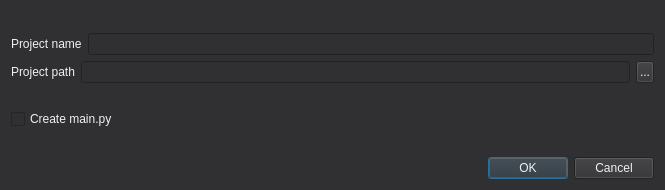
<?xml version="1.0" encoding="UTF-8"?>
<ui version="4.0">
 <class>CreateProjectDialog</class>
 <widget class="QDialog" name="CreateProjectDialog">
  <property name="geometry">
   <rect>
    <x>0</x>
    <y>0</y>
    <width>665</width>
    <height>190</height>
   </rect>
  </property>
  <property name="windowTitle">
   <string>Create Project</string>
  </property>
  <property name="styleSheet">
   <string notr="true">color: #f0f0f0;
background-color: #303032;</string>
  </property>
  <layout class="QVBoxLayout" name="verticalLayout">
   <item>
    <spacer name="topVerticalSpacer">
     <property name="orientation">
      <enum>Qt::Vertical</enum>
     </property>
     <property name="sizeHint" stdset="0">
      <size>
       <width>20</width>
       <height>40</height>
      </size>
     </property>
    </spacer>
   </item>
   <item>
    <layout class="QHBoxLayout" name="projectNameLayout">
     <item>
      <widget class="QLabel" name="projectNameLabel">
       <property name="sizePolicy">
        <sizepolicy hsizetype="Preferred" vsizetype="Preferred">
         <horstretch>0</horstretch>
         <verstretch>0</verstretch>
        </sizepolicy>
       </property>
       <property name="text">
        <string>Project name</string>
       </property>
      </widget>
     </item>
     <item>
      <widget class="QLineEdit" name="projectNameEdit"/>
     </item>
    </layout>
   </item>
   <item>
    <layout class="QHBoxLayout" name="projectPathLayout">
     <property name="spacing">
      <number>6</number>
     </property>
     <item>
      <widget class="QLabel" name="projectPathLabel">
       <property name="sizePolicy">
        <sizepolicy hsizetype="Preferred" vsizetype="Preferred">
         <horstretch>0</horstretch>
         <verstretch>0</verstretch>
        </sizepolicy>
       </property>
       <property name="styleSheet">
        <string notr="true"/>
       </property>
       <property name="text">
        <string>Project path</string>
       </property>
      </widget>
     </item>
     <item>
      <widget class="QLineEdit" name="projectPathEdit">
       <property name="styleSheet">
        <string notr="true">color: #aaaaaa;</string>
       </property>
       <property name="maxLength">
        <number>255</number>
       </property>
       <property name="readOnly">
        <bool>true</bool>
       </property>
      </widget>
     </item>
     <item>
      <widget class="QPushButton" name="projectPathButton">
       <property name="cursor">
        <cursorShape>PointingHandCursor</cursorShape>
       </property>
       <property name="styleSheet">
        <string notr="true">padding: 3px;</string>
       </property>
       <property name="text">
        <string>...</string>
       </property>
      </widget>
     </item>
    </layout>
   </item>
   <item>
    <widget class="QLabel" name="warningLabel">
     <property name="sizePolicy">
      <sizepolicy hsizetype="Preferred" vsizetype="Preferred">
       <horstretch>0</horstretch>
       <verstretch>0</verstretch>
      </sizepolicy>
     </property>
     <property name="styleSheet">
      <string notr="true">color: #E6C2FF;</string>
     </property>
     <property name="text">
      <string/>
     </property>
     <property name="wordWrap">
      <bool>true</bool>
     </property>
    </widget>
   </item>
   <item>
    <widget class="QCheckBox" name="mainCheckBox">
     <property name="text">
      <string>Create main.py</string>
     </property>
    </widget>
   </item>
   <item>
    <spacer name="bottomVerticalSpacer">
     <property name="orientation">
      <enum>Qt::Vertical</enum>
     </property>
     <property name="sizeHint" stdset="0">
      <size>
       <width>20</width>
       <height>40</height>
      </size>
     </property>
    </spacer>
   </item>
   <item>
    <widget class="QDialogButtonBox" name="buttonBox">
     <property name="orientation">
      <enum>Qt::Horizontal</enum>
     </property>
     <property name="standardButtons">
      <set>QDialogButtonBox::Cancel|QDialogButtonBox::Ok</set>
     </property>
    </widget>
   </item>
  </layout>
 </widget>
 <resources/>
 <connections>
  <connection>
   <sender>buttonBox</sender>
   <signal>accepted()</signal>
   <receiver>CreateProjectDialog</receiver>
   <slot>accept()</slot>
   <hints>
    <hint type="sourcelabel">
     <x>248</x>
     <y>254</y>
    </hint>
    <hint type="destinationlabel">
     <x>157</x>
     <y>274</y>
    </hint>
   </hints>
  </connection>
  <connection>
   <sender>buttonBox</sender>
   <signal>rejected()</signal>
   <receiver>CreateProjectDialog</receiver>
   <slot>reject()</slot>
   <hints>
    <hint type="sourcelabel">
     <x>316</x>
     <y>260</y>
    </hint>
    <hint type="destinationlabel">
     <x>286</x>
     <y>274</y>
    </hint>
   </hints>
  </connection>
 </connections>
</ui>
